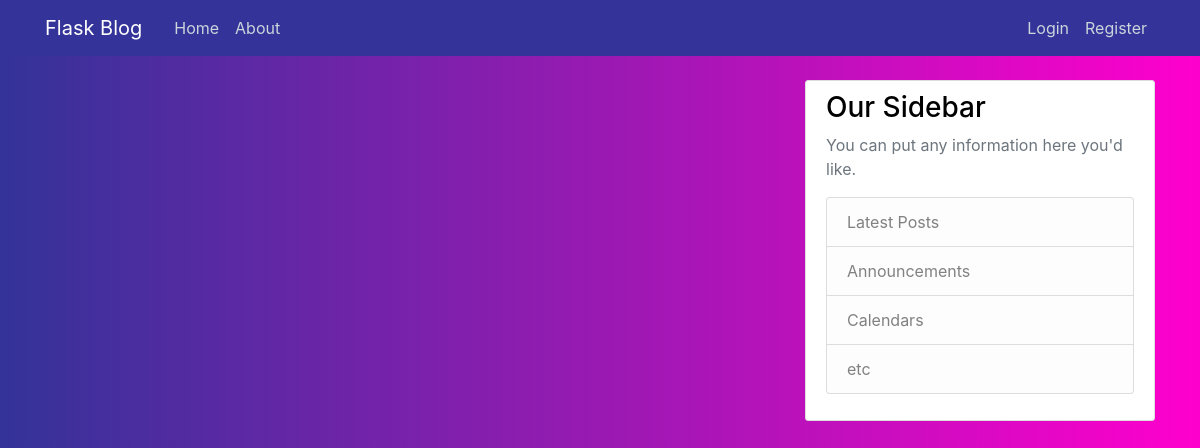
The app's page /home, older data.
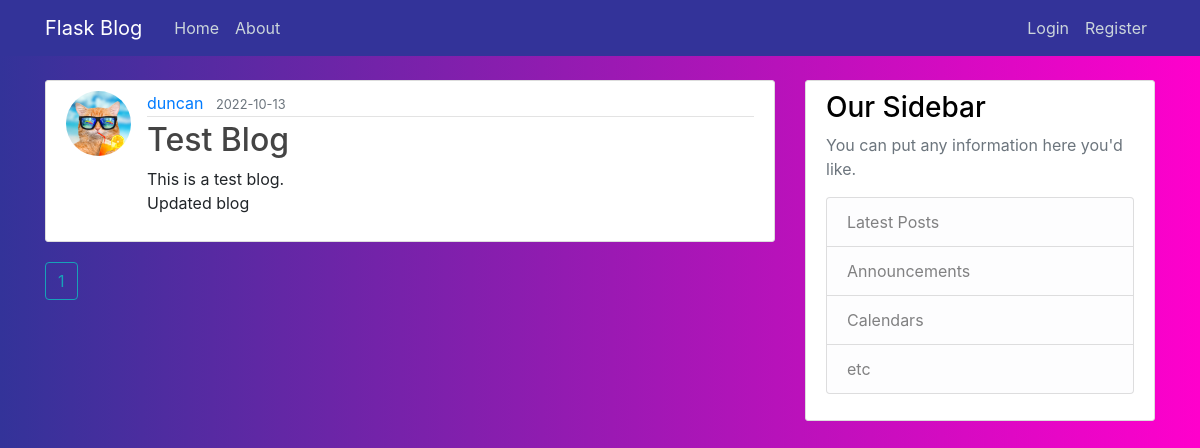
The same page, newer data.
### flaskblog/models.py (models this page shows, shortened)
class Post(db.Model):
    id = db.Column(db.Integer, primary_key=True)
    title = db.Column(db.String(100), nullable=False)
    date_posted = db.Column(db.DateTime, nullable=False, default=datetime.utcnow)
    content = db.Column(db.Text, nullable=False)
    user_id = db.Column(db.Integer, db.ForeignKey('user.id'), nullable=False)

class User(db.Model, UserMixin):
    id = db.Column(db.Integer, primary_key=True)
    username = db.Column(db.String(12), unique=True, nullable=False)
    email = db.Column(db.String(120), unique=True, nullable=False)
    image_file = db.Column(db.String(20), nullable=False, default='default.jpg')
    password = db.Column(db.String(60), nullable=False)
    posts = db.relationship('Post', backref='author', lazy=True)

### flaskblog/main/routes.py (the view)
@main.route("/")
@main.route("/home")
def home():
    page = request.args.get('page', 1, type=int)
    posts = Post.query.order_by(Post.date_posted.desc()).paginate(page=page, per_page=5)
    return render_template('home.html',posts=posts)

### flaskblog/templates/home.html
{% extends 'base.html' %}
{% block content %}
    {% for post in posts.items%}
    <article class="media content-section">
        <img src="{{ url_for('static', filename='profile_pics/' + post.author.image_file) }}" class="rounded-circle article-img">
        <div class="media-body">
            <div class="article-metadata">
                <a class="mr-2" href="{{ url_for('users.user_posts', username=post.author.username) }}">{{ post.author.username }}</a>
                <small class="text-muted">{{ post.date_posted.strftime('%Y-%m-%d') }}</small>
            </div>
            <h2><a class="article-title" href="{{ url_for('posts.post', post_id=post.id) }}">{{ post.title }}</a></h2>
            <p class="article-content">{{ post.content }}</p>
        </div>
    </article>
    {% endfor %}
    {% for page_num in posts.iter_pages(left_edge=1, right_edge=1, left_current=1, right_current=2) %}
        {% if page_num %}
            {% if posts.page == page_num %}
                <a class="btn btn-outline-info mb-4" href="{{ url_for('main.home', page=page_num) }}">{{ page_num }}</a>
            {% else %}
                <a class="btn btn-info mb-4" href="{{ url_for('main.home', page=page_num) }}">{{ page_num }}</a>
            {% endif %}
        {% else %}
            ...
        {% endif %}
    {% endfor %}
{% endblock content %}

### flaskblog/templates/base.html (shortened to what this page needs)
<!DOCTYPE html>
<html lang="en">
<head>
    <link rel="stylesheet" href="https://cdn.jsdelivr.net/npm/bootstrap@4.0.0/dist/css/bootstrap.min.css">
    <link rel="stylesheet" href="{{ url_for('static', filename='style.css') }}">
</head>
<body>
    <header class="site-header">
        <nav class="navbar navbar-expand-md navbar-dark bg-steel fixed-top">
            <div class="container">
                <a class="navbar-brand mr-4" href="/">Flask Blog</a>
                <div class="collapse navbar-collapse" id="navbarToggle">
                    <div class="navbar-nav mr-auto">
                        <a class="nav-item nav-link" href="{{ url_for('main.home') }}">Home</a>
                        <a class="nav-item nav-link" href="{{ url_for('main.about') }}">About</a>
                    </div>
                    <div class="navbar-nav">
                        {% if current_user.is_authenticated %}
                        <a class="nav-item nav-link" href="{{ url_for('posts.new_post') }}">New Post</a>
                            <a class="nav-item nav-link" href="{{ url_for('users.account') }}">Account</a>
                            <a class="nav-item nav-link" href="{{ url_for('users.logout') }}">Logout</a>
                        {% else %}
                            <a class="nav-item nav-link" href="{{ url_for('users.login') }}">Login</a>
                            <a class="nav-item nav-link" href="{{ url_for('users.register') }}">Register</a>
                        {% endif %}
                    </div>
                </div>
            </div>
        </nav>
    </header>
    <main role="main" class="container">
        <div class="row">
            <div class="col-md-8">
                {% block content %}{% endblock %}
            </div>
            <div class="col-md-4">
                <div class="content-section">
                    <h3>Our Sidebar</h3>
                    <p class='text-muted'>You can put any information here you'd like.
                    <ul class="list-group">
                        <li class="list-group-item list-group-item-light">Latest Posts</li>
                        <li class="list-group-item list-group-item-light">Announcements</li>
                        <li class="list-group-item list-group-item-light">Calendars</li>
                        <li class="list-group-item list-group-item-light">etc</li>
                    </ul>
                    </p>
                </div>
            </div>
        </div>
    </main>
</body>
</html>

### flaskblog/static/style.css (style rules this page uses)
body { background: #ff00cc; background: -webkit-linear-gradient(to right, #333399, #ff00cc); background: linear-gradient(to right, #333399, #ff00cc); margin-top: 5rem; }
h1, h2, h3, h4, h5, h6 { color: #000; }
.bg-steel { background-color:#333399; }
.site-header .navbar-nav .nav-link { color: #cbd5db; }
.content-section { background: white; padding: 10px 20px; border: 1px solid #dddddd; border-radius: 3px; margin-bottom: 20px; }
.article-title { color: #444444; }
.article-content { white-space: pre-line; }
.article-img { height: 65px; width: 65px; margin-right: 16px; }
.article-metadata { padding-bottom: 1px; margin-bottom: 4px; border-bottom: 1px solid #e3e3e3 }

Row changes from the older to the newer data that the page shows:
added Post: image_file (placeholder picture), author.username "duncan", date_posted "2022-10-13", title "Test Blog", content "This is a test blog. Updated blog"
Text that changed along with them:
new list line: "1"
